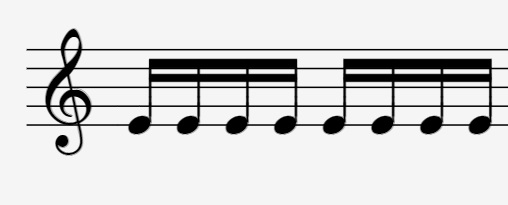
#> input picture cases/16-16.jpg, 508 x 205 px
$ python -i Preprocessing.py   (imports and definitions only)
#> lines starting #> are read from the running program, lines starting #| are printed output that depends on the picture; after the words box and inside, x2 and y2 are one past the last pixel; in counts of white or black regions, pixels touching at a corner belong together
#> in read_and_preprocess_image, image is the input picture: shape (205, 508, 3); min 0, max 254, mean 214.2
from skimage.transform import hough_line, rotate
from skimage.io import imread, imsave
from skimage.filters import threshold_otsu
from skimage.color import rgb2gray, rgba2rgb
from matplotlib import pyplot as plt
import re
import sys
import cv2
import numpy as np
from Display import show_images


# [186 lines left out: functions should_rotate_edge_image, biggest_contour, order_points, four_point_transform, simplify_contour, transformation and 2 more, not called in this run]


def should_rotate(image):
    gray = cv2.cvtColor(image, cv2.COLOR_BGR2GRAY)

   # blur = cv2.GaussianBlur(gray, (5, 5), 2)
    _, threshold = cv2.threshold(
        gray, 0, 255, cv2.THRESH_BINARY_INV + cv2.THRESH_OTSU)
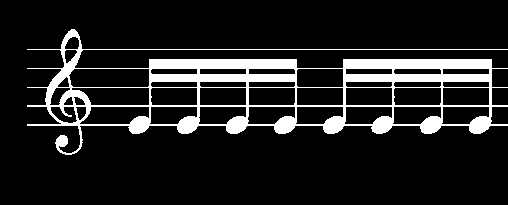
#> threshold: shape (205, 508); 12.3% white; 1 white region, box (x1, y1, x2, y2) and area: (27, 29, 508, 155) 12833

    lines_edges = cv2.Canny(threshold, 50, 150, apertureSize=7)
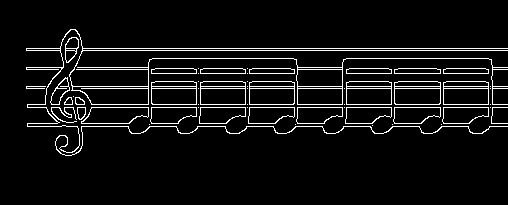
#> lines_edges: shape (205, 508); 6.3% white in thin lines or dots, all inside (x1, y1, x2, y2) = (26, 29, 508, 156)

    h, theta, _ = hough_line(lines_edges)
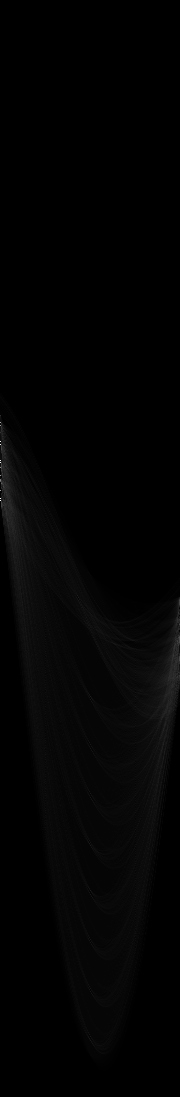
#> h: shape (1097, 180) uint64; min 0, max 474, mean 6; drawn with min black and max white
#> theta = 180 values from -1.57 to 1.55
    max_index = np.unravel_index(h.argmax(), h.shape)
#> max_index = (500, 0)
    degreePeak = np.rad2deg(theta[max_index[1]])
#> degreePeak = -90

    return not (88 < abs(degreePeak) < 92)


# [6 lines left out: function fix_orientation, not called in this run]


def read_and_preprocess_image(path):
    image = cv2.imread(path)
    useAugmented = should_rotate(image)
#> useAugmented = False
    if useAugmented:
        image = fix_orientation(image)
        image = ~image
    else:
        if len(image.shape) == 3:
            if image.shape[2] > 3:
                image = rgba2rgb(image)
            image = (rgb2gray(image) * 255).astype(np.uint8)
#> image: shape (205, 508)

        image = image < threshold_otsu(image)
#> image: shape (205, 508) bool; 12.3% white; 1 white region, box (x1, y1, x2, y2) and area: (27, 29, 508, 155) 12821

    # @note Here we remove the first row of the image
    #       until we trim the image
    return image[1:, :], useAugmented

>>> result = read_and_preprocess_image('../cases/16-16.jpg')

$ run again, on cases/big.jpg
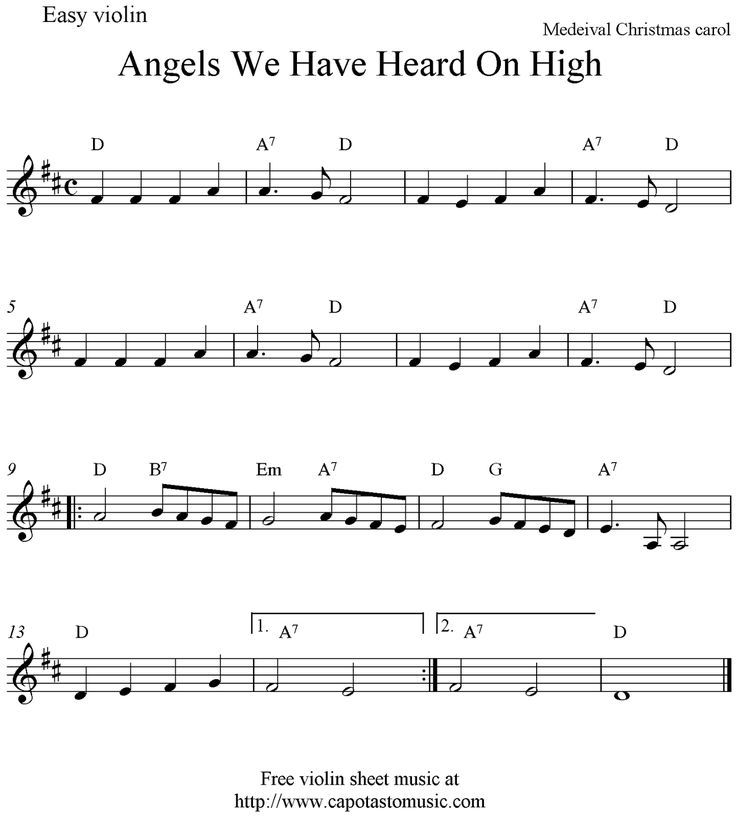
#> input picture cases/big.jpg, 736 x 817 px
#> in read_and_preprocess_image, image is the input picture: shape (817, 736, 3); min 0, max 255, mean 241.6
#> in should_rotate, `_, threshold = cv2.threshold( gray, 0, 255, cv2.THRESH_BINARY_INV + cv..`:
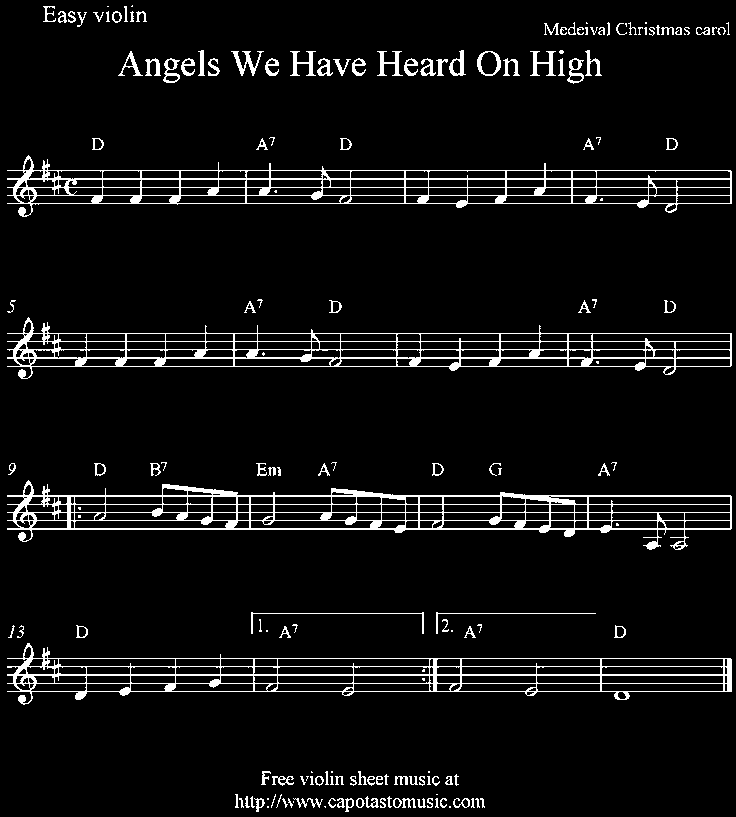
#> threshold: shape (817, 736); 6.1% white in thin lines or dots
#> lines_edges: shape (817, 736); 7% white in thin lines or dots
#> in should_rotate, `h, theta, _ = hough_line(lines_edges)`:
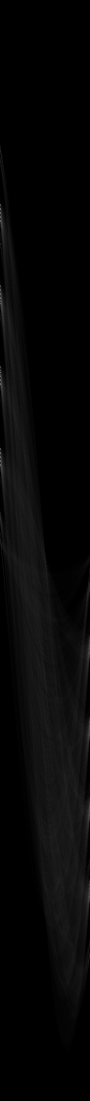
#> h: shape (2201, 180) uint64 (shown at 1/2 size); min 0, max 708, mean 19.2; drawn with min black and max white
#> theta = 180 values from -1.57 to 1.55
#> max_index = (931, 0)
#> degreePeak = -90
#> useAugmented = False
